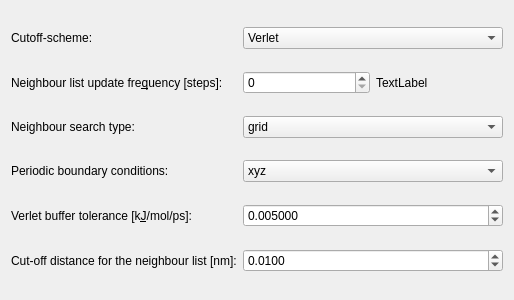
<?xml version="1.0" encoding="UTF-8"?>
<ui version="4.0">
 <class>WizardPage</class>
 <widget class="QWizardPage" name="WizardPage">
  <property name="geometry">
   <rect>
    <x>0</x>
    <y>0</y>
    <width>514</width>
    <height>300</height>
   </rect>
  </property>
  <property name="windowTitle">
   <string>WizardPage</string>
  </property>
  <property name="title">
   <string>Neighbour searching</string>
  </property>
  <property name="subTitle">
   <string>Neighbour search options</string>
  </property>
  <layout class="QGridLayout" name="gridLayout">
   <item row="0" column="0">
    <widget class="QLabel" name="label_14">
     <property name="text">
      <string>Cutoff-scheme:</string>
     </property>
     <property name="buddy">
      <cstring>cutoff_schemeComboBox</cstring>
     </property>
    </widget>
   </item>
   <item row="1" column="0">
    <widget class="QLabel" name="label_15">
     <property name="text">
      <string>Neighbour list update fre&amp;quency [steps]:</string>
     </property>
     <property name="buddy">
      <cstring>nstlistSpinBox</cstring>
     </property>
    </widget>
   </item>
   <item row="1" column="1">
    <widget class="QSpinBox" name="nstlistSpinBox"/>
   </item>
   <item row="1" column="2">
    <widget class="QLabel" name="nstListTimeLabel">
     <property name="text">
      <string>TextLabel</string>
     </property>
    </widget>
   </item>
   <item row="2" column="0">
    <widget class="QLabel" name="label_25">
     <property name="text">
      <string>Neighbour search type:</string>
     </property>
     <property name="buddy">
      <cstring>ns_typeComboBox</cstring>
     </property>
    </widget>
   </item>
   <item row="3" column="0">
    <widget class="QLabel" name="label_26">
     <property name="text">
      <string>Periodic boundary conditions:</string>
     </property>
     <property name="buddy">
      <cstring>pbcComboBox</cstring>
     </property>
    </widget>
   </item>
   <item row="4" column="0">
    <widget class="QLabel" name="label_27">
     <property name="text">
      <string>Verlet buffer tolerance [k&amp;J/mol/ps]:</string>
     </property>
     <property name="buddy">
      <cstring>verlet_buffer_toleranceDoubleSpinBox</cstring>
     </property>
    </widget>
   </item>
   <item row="5" column="0">
    <widget class="QLabel" name="label_28">
     <property name="text">
      <string>Cut-off distance for the neighbour list [nm]:</string>
     </property>
     <property name="buddy">
      <cstring>rlistDoubleSpinBox</cstring>
     </property>
    </widget>
   </item>
   <item row="4" column="1" colspan="2">
    <widget class="QDoubleSpinBox" name="verlet_buffer_toleranceDoubleSpinBox">
     <property name="decimals">
      <number>6</number>
     </property>
     <property name="maximum">
      <double>999999999999.000000000000000</double>
     </property>
     <property name="value">
      <double>0.005000000000000</double>
     </property>
    </widget>
   </item>
   <item row="5" column="1" colspan="2">
    <widget class="QDoubleSpinBox" name="rlistDoubleSpinBox">
     <property name="decimals">
      <number>4</number>
     </property>
     <property name="maximum">
      <double>999999999999.000000000000000</double>
     </property>
     <property name="value">
      <double>0.010000000000000</double>
     </property>
    </widget>
   </item>
   <item row="3" column="1" colspan="2">
    <widget class="QComboBox" name="pbcComboBox">
     <item>
      <property name="text">
       <string>xyz</string>
      </property>
     </item>
     <item>
      <property name="text">
       <string>xy</string>
      </property>
     </item>
     <item>
      <property name="text">
       <string>no</string>
      </property>
     </item>
    </widget>
   </item>
   <item row="2" column="1" colspan="2">
    <widget class="QComboBox" name="ns_typeComboBox">
     <item>
      <property name="text">
       <string>grid</string>
      </property>
     </item>
     <item>
      <property name="text">
       <string>simple</string>
      </property>
     </item>
    </widget>
   </item>
   <item row="0" column="1" colspan="2">
    <widget class="QComboBox" name="cutoff_schemeComboBox">
     <item>
      <property name="text">
       <string>Verlet</string>
      </property>
     </item>
     <item>
      <property name="text">
       <string>Group</string>
      </property>
     </item>
    </widget>
   </item>
  </layout>
 </widget>
 <tabstops>
  <tabstop>cutoff_schemeComboBox</tabstop>
  <tabstop>nstlistSpinBox</tabstop>
  <tabstop>ns_typeComboBox</tabstop>
  <tabstop>pbcComboBox</tabstop>
  <tabstop>verlet_buffer_toleranceDoubleSpinBox</tabstop>
  <tabstop>rlistDoubleSpinBox</tabstop>
 </tabstops>
 <resources/>
 <connections/>
</ui>
